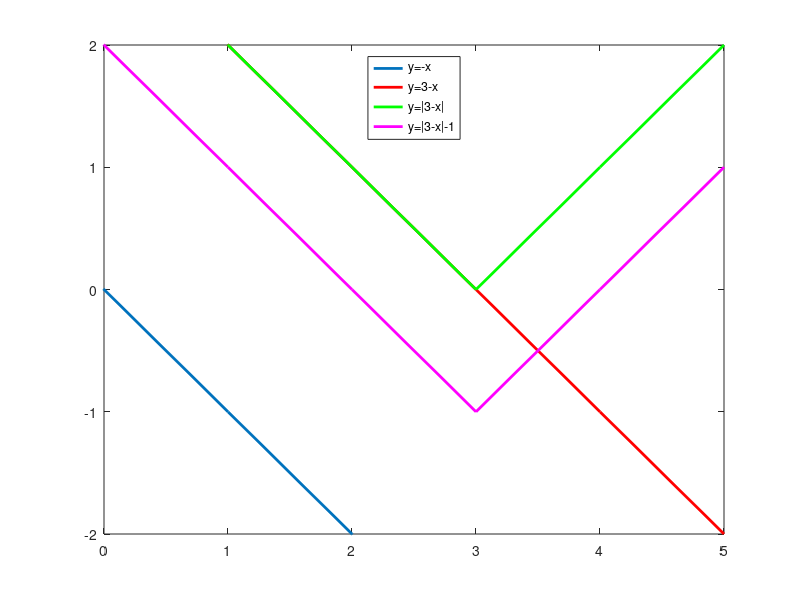

Write the MATLAB code that produced this figure.
% plot y=|3-x|-1

clear all; close all; clc;
x=[-5:1:5];
y=-x;
plot(x,y, 'linewidth', 2); hold on;
y2=3-x;
plot(x,y2, 'r', 'linewidth', 2); hold on;
y3=abs(3-x);
plot(x,y3, 'g', 'linewidth', 2); hold on;
y4=abs(3-x)-1;
plot(x,y4, 'm', 'linewidth', 2);
legend({'y=-x', 'y=3-x', 'y=|3-x|','y=|3-x|-1'}, 'location', 'north');
axis([0 5 -2 2]);